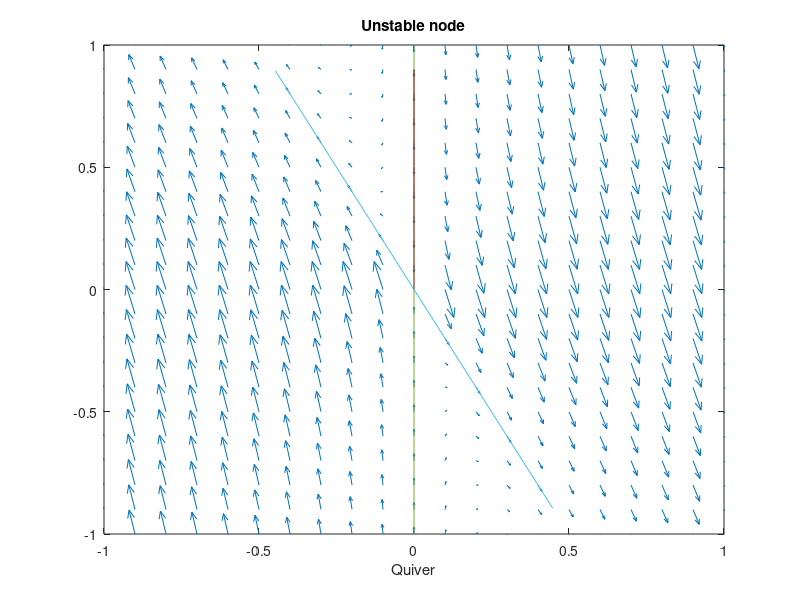

This figure's MATLAB source: (Note: this script raises an error after producing the figure.)
% AMIT RANJAN
% 222EE3184
% Q(ii)
clear all
close all
clc;
[x,y]= meshgrid(-1:0.1:1,-1:0.1:1);           %S1 :forming meshgrid
A = [1 0;-4 -1];                              %S2 :enter matrix by user
M = sqrt(x.^2 + y.^2);                        %S3 :for calculating unit vector
c = [];                                       %S4 :defining trackinig variables
d = [];
if det(A) == 0                                %S5 :checking for singularity
    print('No Solution')
else        
    [v,e] = eig(A);                           %S6 :calculating eigenvalues/eigenvectors
     a = (A(1,1)*x + A(1,2)*y)./M;
     b = (A(2,1)*x + A(2,2)*y)./M;
       quiver(x,y,a,b)                        %S7 :plotting quiver using a and b
       xlabel('Quiver');
       title('Unstable node');
    hold on
    axis([-1 1 -1 1])
    hold on
    plot([-v(1,1)*e(1,1),v(1,1)*e(1,1)],[-v(2,1)*e(1,1),v(2,1)*e(1,1)]);
    hold on
    plot([-v(1,2)*e(2,2),v(1,2)*e(2,2)],[-v(2,2)*e(2,2),v(2,2)*e(2,2)]);
    hold on
    %------------------------------------------------------------------------------------------------------
x0 = [0;0.9];                                  %S8 :taking any arbitrary tracking point
c(1,1)= x0(1);                                 %S9 :initializing tracking points
d(1,1)= x0(2);
step_size=0.01;                                %S10:setting size of step
kmax=1000;                                     %S11:setting step length to kmax
for k=2:kmax                                   %S12:calculating new point from k=2 to kmax
    x0=[x0(1) + step_size*(A(1,1)*x0(1) + A(1,2)*x0(2)); x0(2) + step_size*(A(2,1)*x0(1) + A(2,2)*x0(2))];
    c(k) = x0(1);                              %S13:updating tracking points
    d(k) = x0(2);
    k = k + 1;
end
p1= plot(c,d);                                 %S14:plot tracking point
p1.Color='red';
p1.LineWidth = 1.2;
p1.LineStyle='--';
hold on
p2=plot(c(1,1),d(1,1));                        %S15:plot tracking point starting
p2.Color='black';
p2.LineWidth = 2;
p2.Marker='+';
hold on
grid on
end